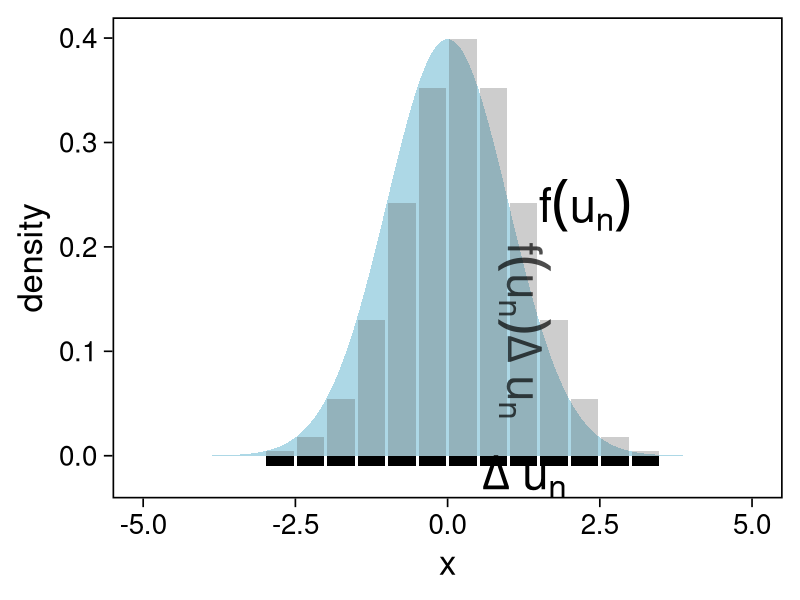
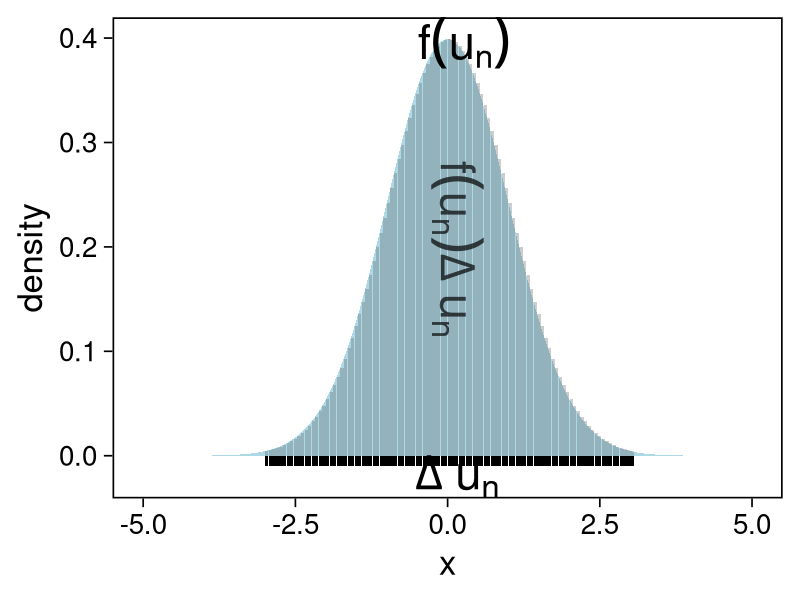
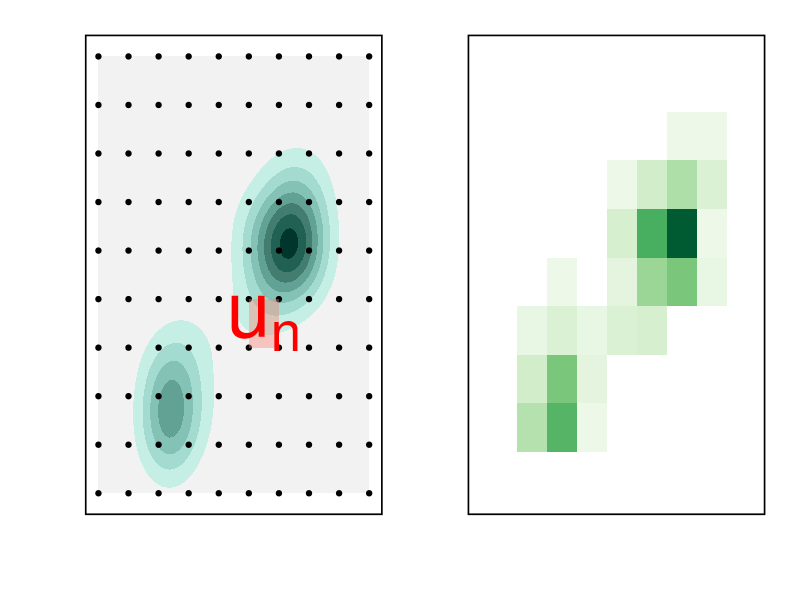
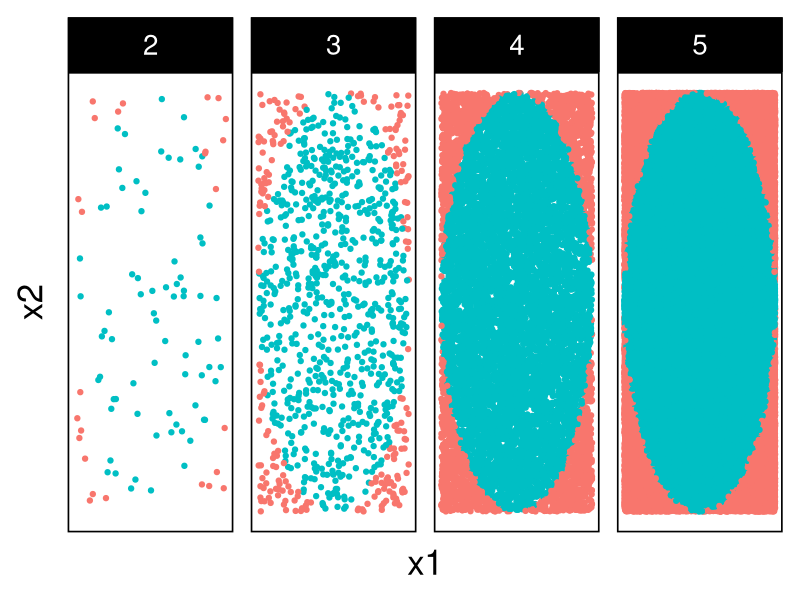
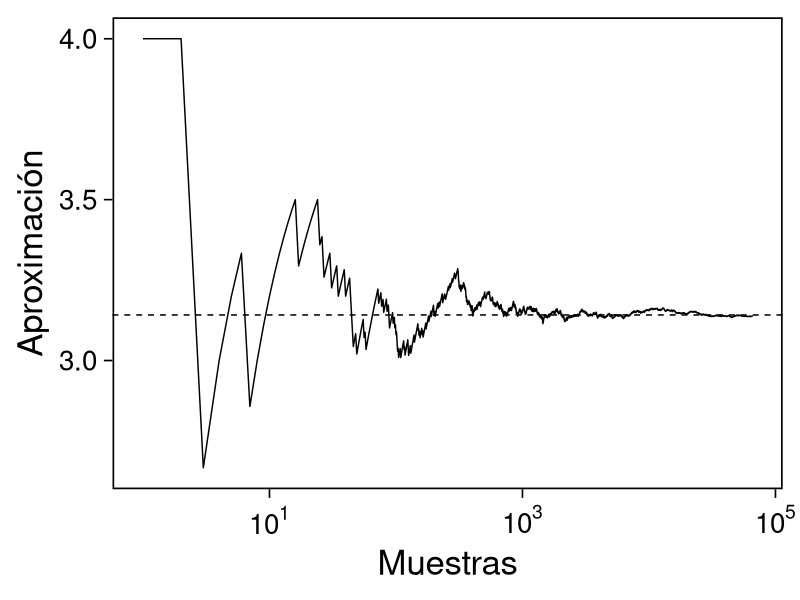
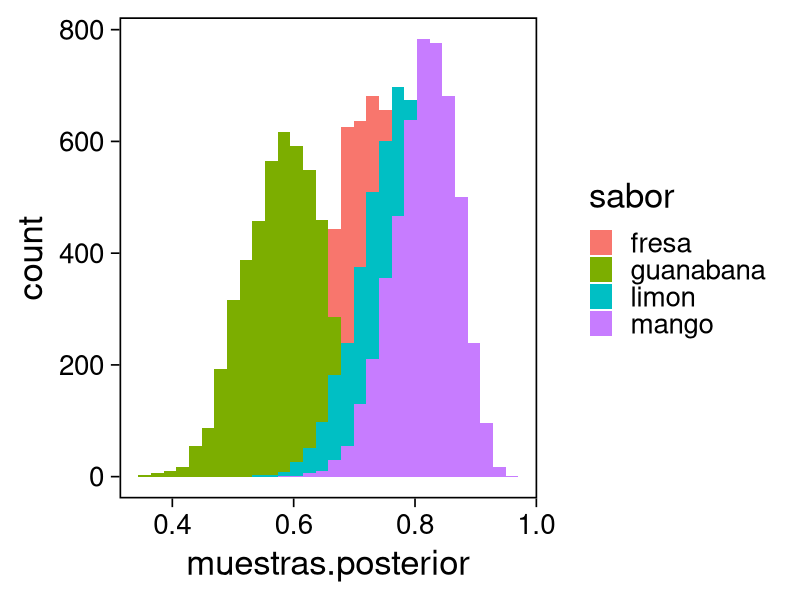

These figures' R source, in order:
## Setup --------------------------------------------------

library(tidyverse)
library(patchwork)
library(scales)
## Cambia el default del tamaño de fuente 
theme_set(theme_linedraw(base_size = 25))

## Cambia el número de decimales para mostrar
options(digits = 2)

sin_lineas <- theme(panel.grid.major = element_blank(),
                    panel.grid.minor = element_blank())
color.itam  <- c("#00362b","#004a3b", "#00503f", "#006953", "#008367", "#009c7b", "#00b68f", NA)

sin_lineas <- theme(panel.grid.major = element_blank(), panel.grid.minor = element_blank())
sin_leyenda <- theme(legend.position = "none")
sin_ejes <- theme(axis.ticks = element_blank(), 
      axis.text = element_blank())

## Ejemplo de integracion numerica -----------------------

grid.n          <- 11                 # Número de celdas 
grid.size       <- 6/(grid.n+1)       # Tamaño de celdas en el intervalo [-3, 3]
norm.cuadrature <- tibble(x = seq(-3, 3, by = grid.size), y = dnorm(x) )


norm.density <- tibble(x = seq(-5, 5, by = .01), 
       y = dnorm(x) )

norm.cuadrature |>
  ggplot(aes(x=x + grid.size/2, y=y)) + 
  geom_area(data = norm.density, aes(x = x, y = y), fill = 'lightblue') + 
  geom_bar(stat="identity", alpha = .3) + 
  geom_bar(aes(x = x + grid.size/2, y = -0.01), fill = 'black', stat="identity") + 
  sin_lineas + xlab('x') + ylab("density") + 
  annotate('text', label = expression(Delta~u[n]),
           x = .01 + 5 * grid.size/2, y = -.02, size = 12) + 
  annotate('text', label = expression(f(u[n]) ),
           x = .01 + 9 * grid.size/2, y = dnorm(.01 + 4 * grid.size/2), size = 12) + 
  annotate('text', label = expression(f(u[n]) * Delta~u[n]), 
           x = .01 + 5 * grid.size/2, y = dnorm(.01 + 4 * grid.size/2)/2, 
           angle = -90, alpha = .7, size = 12)

grid.n          <- 101                 # Número de celdas 
grid.size       <- 6/(grid.n+1)       # Tamaño de celdas en el intervalo [-3, 3]
norm.cuadrature <- tibble(x = seq(-3, 3, by = grid.size), y = dnorm(x) )

norm.cuadrature |>
    ggplot(aes(x=x + grid.size/2, y=y)) + 
    geom_area(data = norm.density, aes(x = x, y = y), fill = 'lightblue') + 
    geom_bar(stat="identity", alpha = .3) + 
    geom_bar(aes(x = x + grid.size/2, y = -0.01), fill = 'black', stat="identity") + 
    sin_lineas + xlab('x') + ylab("density") + 
    annotate('text', label = expression(Delta~u[n]),
             x = .01 + 5 * grid.size/2, y = -.02, size = 12) + 
    annotate('text', label = expression(f(u[n]) ),
             x = .01 + 9 * grid.size/2, y = dnorm(.01 + 4 * grid.size/2), size = 12) + 
    annotate('text', label = expression(f(u[n]) * Delta~u[n]), 
             x = .01 + 5 * grid.size/2, y = dnorm(.01 + 4 * grid.size/2)/2, 
             angle = -90, alpha = .7, size = 12)

crear_log_post <- function(n, k){
  function(theta){
    verosim <- k * log(theta) + (n - k) * log(1 - theta)
    inicial <- log(theta)
    verosim + inicial
  }
}

# observamos 3 éxitos en 4 pruebas:
log_post <- crear_log_post(4, 3)
prob_post <- function(x) { exp(log_post(x))}
# integramos numéricamente
p_x <- integrate(prob_post, lower = 0, upper = 1, subdivisions = 100L)
p_x

media_funcion <- function(theta){
  theta * prob_post(theta) / p_x$value
}
integral_media <- integrate(media_funcion,
                            lower = 0, upper = 1,
                            subdivisions = 100L)
media_post <- integral_media$value 
c(Numerico = media_post, Analitico = 5/(2+5))

canvas <- ggplot(faithful, aes(x = eruptions, y = waiting)) +
     xlim(0.5, 6) +
     ylim(40, 110)

    grid.size <- 10 - 1

    mesh <- expand.grid(x = seq(0.5, 6, by = (6-.5)/grid.size),
                        y = seq(40, 110, by = (110-40)/grid.size))

  g1 <- canvas +
      geom_density_2d_filled(aes(alpha = ..level..), bins = 8) +
      scale_fill_manual(values = rev(color.itam)) + 
      sin_lineas + theme(legend.position = "none") +
      geom_point(data = mesh, aes(x = x, y = y)) + 
      annotate("rect", xmin = .5 + 5 * (6-.5)/grid.size, 
                xmax = .5 + 6 * (6-.5)/grid.size, 
                ymin = 40 + 3 * (110-40)/grid.size, 
                ymax = 40 + 4 * (110-40)/grid.size,
                linestyle = 'dashed', 
               fill = 'salmon', alpha = .4) + ylab("") + xlab("") + 
      annotate('text', x = .5 + 5.5 * (6-.5)/grid.size, 
                       y = 40 + 3.5 * (110-40)/grid.size, 
               label = expression(u[n]), color = 'red', size = 20) +
        theme(axis.ticks = element_blank(), 
            axis.text = element_blank())


  g2 <- canvas + 
      stat_bin2d(aes(fill = after_stat(density)), binwidth = c((6-.5)/grid.size, (110-40)/grid.size)) +
      sin_lineas + theme(legend.position = "none") +
      theme(axis.ticks = element_blank(), 
              axis.text = element_blank()) +
      scale_fill_distiller(palette = "Greens", direction = 1) + 
      sin_lineas + theme(legend.position = "none") +
      ylab("") + xlab("")

g1 + g2

## Integración Monte Carlo ----------------------------------- 
genera_dardos <- function(n = 100){
    tibble(x1 = runif(n, min = -1, max = 1), 
           x2 = runif(n, min = -1, max = 1)) %>% 
      mutate(resultado = ifelse(x1**2 + x2**2 <= 1., 1., 0.))
  }

  dardos <- tibble(n = seq(2,5)) %>% 
    mutate(datos = map(10**n, genera_dardos)) %>% 
    unnest() 

  dardos %>% 
    ggplot(aes(x = x1, y = x2)) + 
      geom_point(aes(color = factor(resultado))) + 
      facet_wrap(~n, nrow = 1) +  
    sin_lineas + sin_ejes + sin_leyenda

dardos |>
  group_by(n) |>
  summarise(aprox = 4 * mean(resultado)) |>
  as.data.frame()

set.seed(1087)

genera_dardos(n = 2**16) %>% 
  mutate(n = seq(1, 2**16), 
         approx = cummean(resultado) * 4) %>% 
  ggplot(aes(x = n, y = approx)) + 
    geom_line() + 
    geom_hline(yintercept = pi, linetype = 'dashed') + 
    scale_x_continuous(trans='log10', 
                       labels = trans_format("log10", math_format(10^.x))) + 
  ylab('Aproximación') + xlab("Muestras") + sin_lineas

### Ejemplo proporciones ------------------

theta <- rbeta(10000, 5, 2)
media_post <- mean(theta)
momento_2_post <- mean(theta^2)
c(mu_1 = media_post, mu_2 = momento_2_post)

mean(exp(theta) > 2)

### Ejemplo helados -------------------------

datos <- tibble(
  sabor = c("fresa", "limon", "mango", "guanabana"),
  n = c(50, 45, 51, 50), gusto = c(36, 35, 42, 29)) %>% 
  mutate(prop_gust = gusto / n)

datos |>
as.data.frame()

datos <- datos |>
  mutate(a_post = gusto + 2,
         b_post = n - gusto + 1,
         media_post = a_post/(a_post + b_post))
datos |>
  as.data.frame()

modelo_beta <- function(params, n = 5000){
  rbeta(n, params$alpha, params$beta)
}

## Generamos muestras de la posterior
paletas <- datos |>
  mutate(alpha = a_post, beta = b_post) |>
  nest(params.posterior = c(alpha, beta)) |>
  mutate(muestras.posterior = map(params.posterior, modelo_beta)) |>
  select(sabor, muestras.posterior)

paletas |>
  unnest(muestras.posterior) |>
  ggplot(aes(muestras.posterior)) +
  geom_histogram(aes(fill = sabor), position = "identity" ) +
  sin_lineas

## Utilizamos el metodo Monte Carlo para aproximar la integral. 
paletas |>
  unnest(muestras.posterior) |>
  mutate(id = rep(seq(1, 5000), 4)) |> group_by(id) |>
  summarise(favorito = sabor[which.max(muestras.posterior)]) |>
  group_by(favorito) |> tally() |>
  mutate(prop = n/sum(n)) |>
  as.data.frame()
